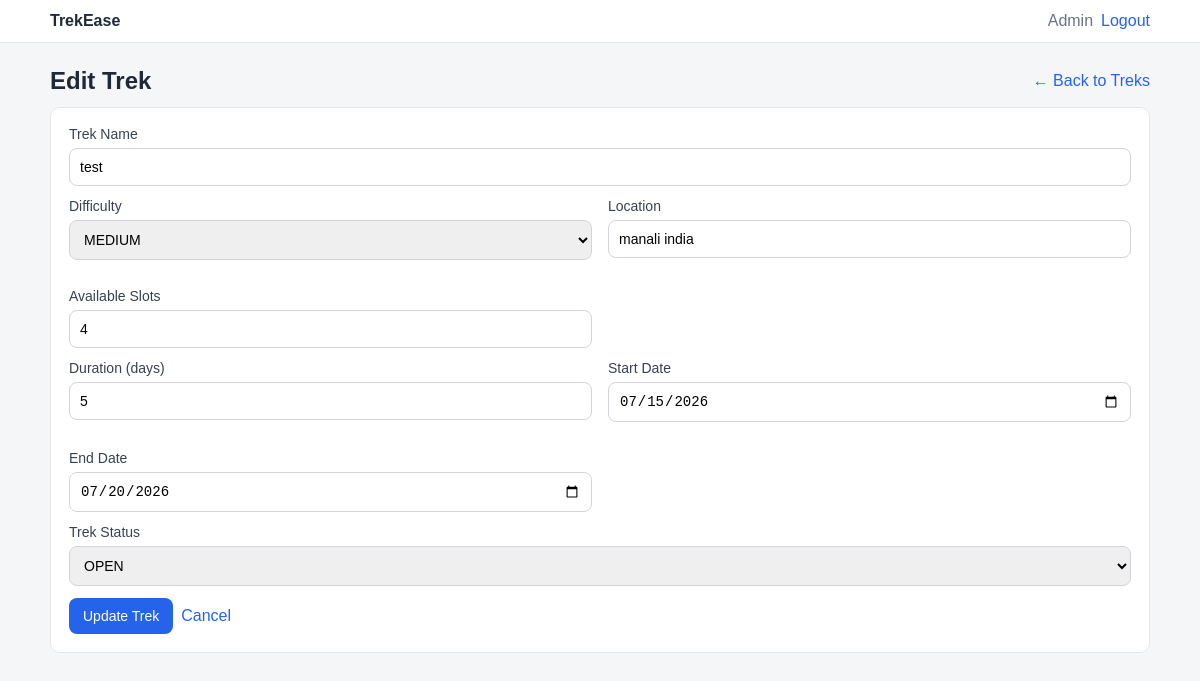
The page /admin/trek/1/edit (signed in) on the database its author committed.
### databases.py (models this page shows)
class Trek(db.Model):
    __tablename__ = "treks"
    id = db.Column(db.Integer, primary_key=True)
    name = db.Column(db.String(150), nullable=False)
    difficulty = db.Column(db.String(20), nullable=False)  # EASY/MEDIUM/HARD
    location = db.Column(db.String(150), nullable=True)
    duration_days = db.Column(db.Integer, nullable=False)
    start_date = db.Column(db.Date, nullable=False)
    end_date = db.Column(db.Date, nullable=False)
    available_slots = db.Column(db.Integer, nullable=False)
    status = db.Column(db.String(20), nullable=False, default="DRAFT")  # DRAFT/PUBLISHED/CANCELLED
    assigned_staff_id = db.Column(db.Integer, db.ForeignKey("staff_profiles.id"), nullable=True)
    assigned_staff = db.relationship("StaffProfile", back_populates="assigned_treks", foreign_keys=[assigned_staff_id])
    bookings = db.relationship("Booking", back_populates="trek", cascade="all, delete-orphan")

### app.py (the view)
@app.get("/admin/trek/<int:trek_id>/edit")
def admin_trek_edit(trek_id):
    if session.get("role") != "ADMIN":
        return redirect(url_for("login"))
    trek = Trek.query.get_or_404(trek_id)
    return render_template("admin_tnf.html", trek=trek)

### templates/admin_tnf.html (shortened to what this page needs)
{% extends "base.html" %}
{% block content %}
<div class="actions-inline" style="justify-content:space-between; margin-bottom:12px;">
  <h2 style="margin:0;">{% if trek %}Edit Trek{% else %}Create Trek{% endif %}</h2>
  <a href="{{ url_for('admin_treks') }}">← Back to Treks</a>
</div>
<div class="card">
  <form method="POST">
    <div class="form-row">
      <label for="name">Trek Name</label>
      <input
        type="text"
        id="name"
        name="name"
        value="{{ trek.name if trek else '' }}"
        placeholder="Enter trek name"
        required
      >
    </div>
    <div class="grid-2">
      <div class="form-row">
        <label for="difficulty">Difficulty</label>
        {% set current_difficulty = trek.difficulty if trek else '' %}
        <select id="difficulty" name="difficulty" required>
          <option value="MEDIUM" {% if current_difficulty == 'MEDIUM' %}selected{% endif %}>MEDIUM</option>
        </select>
      </div>
      <div class="form-row">
        <label for="location">Location</label>
        <input
          type="text"
          id="location"
          name="location"
          value="{{ trek.location if trek else '' }}"
          placeholder="Enter trek location"
        >
      </div>
      <div class="form-row">
        <label for="available_slots">Available Slots</label>
        <input
          type="number"
          id="available_slots"
          name="available_slots"
          min="0"
          value="{{ trek.available_slots if trek else 0 }}"
          required
        >
      </div>
    </div>
    <div class="grid-2">
      <div class="form-row">
        <label for="duration_days">Duration (days)</label>
        <input
          type="number"
          id="duration_days"
          name="duration_days"
          min="0"
          value="{{ trek.duration_days if trek else 0 }}"
          required
        >
      </div>
      <div class="form-row">
        <label for="start_date">Start Date</label>
        <input
          type="date"
          id="start_date"
          name="start_date"
          value="{{ trek.start_date.strftime('%Y-%m-%d') if trek and trek.start_date else '' }}"
          required
        >
      </div>
      <div class="form-row">
        <label for="end_date">End Date</label>
        <input
          type="date"
          id="end_date"
          name="end_date"
          value="{{ trek.end_date.strftime('%Y-%m-%d') if trek and trek.end_date else '' }}"
          required
        >
      </div>
    </div>
    <div class="form-row">
      <label for="status">Trek Status</label>
      {% set current_status = trek.status if trek else 'DRAFT' %}
      <select id="status" name="status" required>
        <option value="OPEN" {% if current_status == 'OPEN' %}selected{% endif %}>OPEN</option>
      </select>
    </div>
    <div class="actions-inline" style="margin-top:8px;">
      <button class="btn" type="submit">
        {% if trek %}Update Trek{% else %}Create Trek{% endif %}
      </button>
      <a href="{{ url_for('admin_treks') }}">Cancel</a>
    </div>
  </form>
</div>
{% endblock %}

### static/style.css (style rules this page uses)
:root { --bg: #f5f6f8; --card: #ffffff; --text: #1f2937; --muted: #6b7280; --border: #e5e7eb; --primary: #2563eb; --danger: #dc2626; --success: #16a34a; }
* { box-sizing: border-box; }
body { margin: 0; font-family: Arial, Helvetica, sans-serif; background: var(--bg); color: var(--text); }
a { color: var(--primary); text-decoration: none; }
.card { background: var(--card); border: 1px solid var(--border); border-radius: 10px; padding: 18px; }
h1, h2, h3, h4 { margin-top: 0; }
.grid-2 { display: grid; grid-template-columns: 1fr 1fr; gap: 16px; }
input, select, button, textarea { width: 100%; padding: 10px; border: 1px solid #d1d5db; border-radius: 8px; font-size: 14px; }
label { display: block; margin-bottom: 6px; font-size: 14px; color: #374151; }
.form-row { margin-bottom: 12px; }
.btn { width: auto; background: var(--primary); color: #fff; border: none; cursor: pointer; padding: 10px 14px; }
.actions-inline { display: flex; gap: 8px; align-items: center; flex-wrap: wrap; }

### rows shown on the page
Trek: name "test", difficulty "MEDIUM", location "manali india", available_slots "4", duration_days "5", start_date "07/15/2026", end_date "07/20/2026", status "OPEN"

### other values the page prints
{{ session.get("name") }} "Admin"
